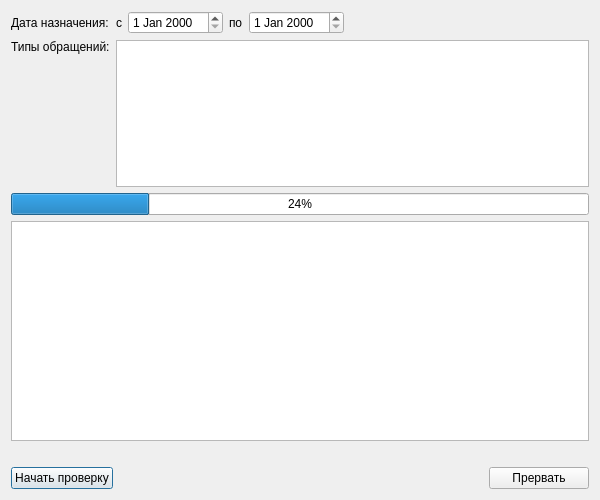
<?xml version="1.0" encoding="UTF-8"?>
<ui version="4.0">
 <class>EventContractChecklDialog</class>
 <widget class="QDialog" name="EventContractChecklDialog">
  <property name="geometry">
   <rect>
    <x>0</x>
    <y>0</y>
    <width>600</width>
    <height>500</height>
   </rect>
  </property>
  <property name="windowTitle">
   <string>Контроль договоров в обращениях</string>
  </property>
  <layout class="QGridLayout" name="gridLayout">
   <item row="0" column="0">
    <widget class="QLabel" name="lblDate">
     <property name="text">
      <string>Дата назначения:</string>
     </property>
    </widget>
   </item>
   <item row="7" column="0" colspan="2">
    <layout class="QHBoxLayout" name="layoutButtons">
     <item>
      <widget class="QPushButton" name="btnStart">
       <property name="minimumSize">
        <size>
         <width>100</width>
         <height>0</height>
        </size>
       </property>
       <property name="text">
        <string>Начать проверку</string>
       </property>
      </widget>
     </item>
     <item>
      <spacer name="spacer">
       <property name="orientation">
        <enum>Qt::Horizontal</enum>
       </property>
       <property name="sizeHint" stdset="0">
        <size>
         <width>361</width>
         <height>20</height>
        </size>
       </property>
      </spacer>
     </item>
     <item>
      <widget class="QPushButton" name="btnClose">
       <property name="minimumSize">
        <size>
         <width>100</width>
         <height>0</height>
        </size>
       </property>
       <property name="text">
        <string>Прервать</string>
       </property>
      </widget>
     </item>
    </layout>
   </item>
   <item row="6" column="0" colspan="2">
    <widget class="QLabel" name="lblInfo">
     <property name="sizePolicy">
      <sizepolicy hsizetype="Expanding" vsizetype="Preferred">
       <horstretch>0</horstretch>
       <verstretch>0</verstretch>
      </sizepolicy>
     </property>
     <property name="text">
      <string/>
     </property>
    </widget>
   </item>
   <item row="1" column="0">
    <widget class="QLabel" name="lblEventType">
     <property name="text">
      <string>Типы обращений:</string>
     </property>
     <property name="alignment">
      <set>Qt::AlignLeading|Qt::AlignLeft|Qt::AlignTop</set>
     </property>
     <property name="buddy">
      <cstring>tblEventType</cstring>
     </property>
    </widget>
   </item>
   <item row="4" column="0" colspan="2">
    <widget class="CProgressBar" name="progressBar">
     <property name="value">
      <number>24</number>
     </property>
     <property name="orientation">
      <enum>Qt::Horizontal</enum>
     </property>
    </widget>
   </item>
   <item row="0" column="1">
    <layout class="QHBoxLayout" name="layoutFilter">
     <item>
      <widget class="QLabel" name="lblDateFrom">
       <property name="text">
        <string>с</string>
       </property>
       <property name="buddy">
        <cstring>edtDateFrom</cstring>
       </property>
      </widget>
     </item>
     <item>
      <widget class="CDateEdit" name="edtDateFrom"/>
     </item>
     <item>
      <widget class="QLabel" name="lblDateTo">
       <property name="text">
        <string>по</string>
       </property>
       <property name="buddy">
        <cstring>edtDateTo</cstring>
       </property>
      </widget>
     </item>
     <item>
      <widget class="CDateEdit" name="edtDateTo"/>
     </item>
     <item>
      <spacer name="horizontalSpacer">
       <property name="orientation">
        <enum>Qt::Horizontal</enum>
       </property>
       <property name="sizeHint" stdset="0">
        <size>
         <width>40</width>
         <height>20</height>
        </size>
       </property>
      </spacer>
     </item>
    </layout>
   </item>
   <item row="1" column="1">
    <widget class="CRBListBox" name="tblEventType">
     <property name="sizePolicy">
      <sizepolicy hsizetype="Expanding" vsizetype="Expanding">
       <horstretch>0</horstretch>
       <verstretch>4</verstretch>
      </sizepolicy>
     </property>
    </widget>
   </item>
   <item row="5" column="0" colspan="2">
    <widget class="QListWidget" name="log">
     <property name="sizePolicy">
      <sizepolicy hsizetype="Expanding" vsizetype="Expanding">
       <horstretch>0</horstretch>
       <verstretch>6</verstretch>
      </sizepolicy>
     </property>
    </widget>
   </item>
  </layout>
 </widget>
 <customwidgets>
  <customwidget>
   <class>CProgressBar</class>
   <extends>QProgressBar</extends>
   <header>library/ProgressBar.h</header>
  </customwidget>
  <customwidget>
   <class>CRBListBox</class>
   <extends>QTableView</extends>
   <header>library/RBListBox.h</header>
  </customwidget>
  <customwidget>
   <class>CDateEdit</class>
   <extends>QDateEdit</extends>
   <header>library/DateEdit.h</header>
  </customwidget>
 </customwidgets>
 <tabstops>
  <tabstop>edtDateFrom</tabstop>
  <tabstop>edtDateTo</tabstop>
  <tabstop>btnStart</tabstop>
  <tabstop>btnClose</tabstop>
  <tabstop>log</tabstop>
 </tabstops>
 <resources/>
 <connections/>
</ui>
